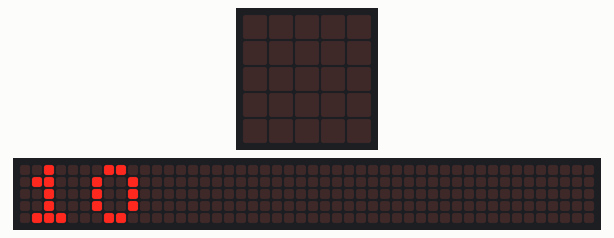
Simulated run of this program. Board: BBC micro:bit (MakeCode). Parts: the board's 5×5 LED display, a strip that is not on the board, showing the scrolling text unrolled. Random numbers come from a fixed seed; the 48×5 strip is a reading aid, not a part: it shows the text the display is scrolling, unrolled, one strip-width of it at a time; what the program prints to the serial console is not drawn. At 2.7 s the program stops and its outputs stay as they are.

Above: at 0.1 s.
At 0.5 s:
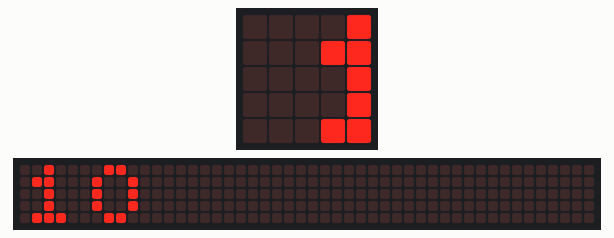
At 1.1 s:
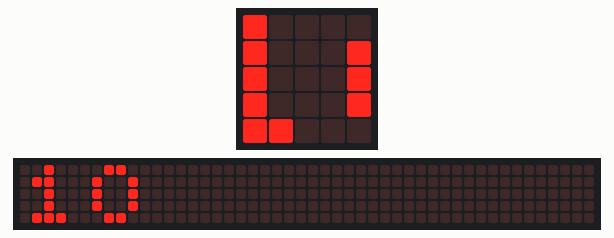
At 1.6 s:
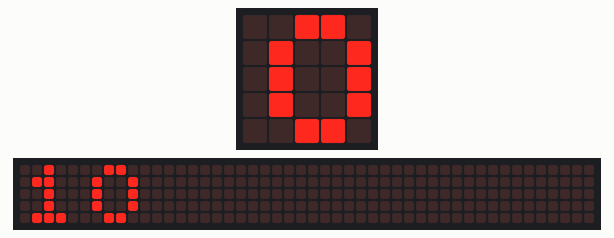
At 2.2 s:
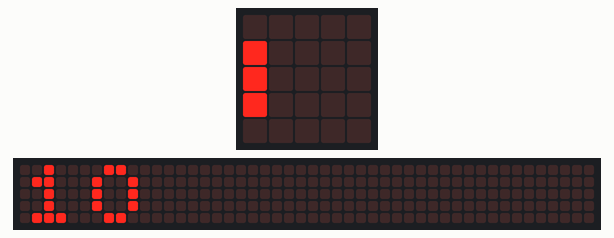

The program:

main.ts
```typescript
//Catch my Number 2


function randInt(min: number, max: number): number {
    return min + Math.round(Math.random() * (max - min))
}


function getPresses(button_: string) {
    if (button_ == "A") {
        while (true) {

        }
    }
}


let intervalMin: number = 1
let intervalMax: number = 100
let guessCount: number = 0
let toGuess: number = 10
let currentGuess: number
//console.log(toGuess)
while (true) {
    currentGuess = randInt(intervalMin, intervalMax)
    guessCount += 1
    console.log(currentGuess)


    if (currentGuess == toGuess) {
        console.log(`Uhodl jsem číslo na ${guessCount}. pokus`)
        basic.showNumber(currentGuess)
        break
    } else if (currentGuess < toGuess) {
        console.log(`Hádám ${currentGuess}, ale číslo je větší`)
        intervalMin = currentGuess+1
        continue
    } else {
        console.log(`Hádám ${currentGuess}, ale číslo je menší`)
        intervalMax = currentGuess-1
        continue
    }
}
```

test.ts
```typescript
// Tady jsou testy. Při použití tohoto balíčku jako rozšíření nebude zkompilováno.
```
